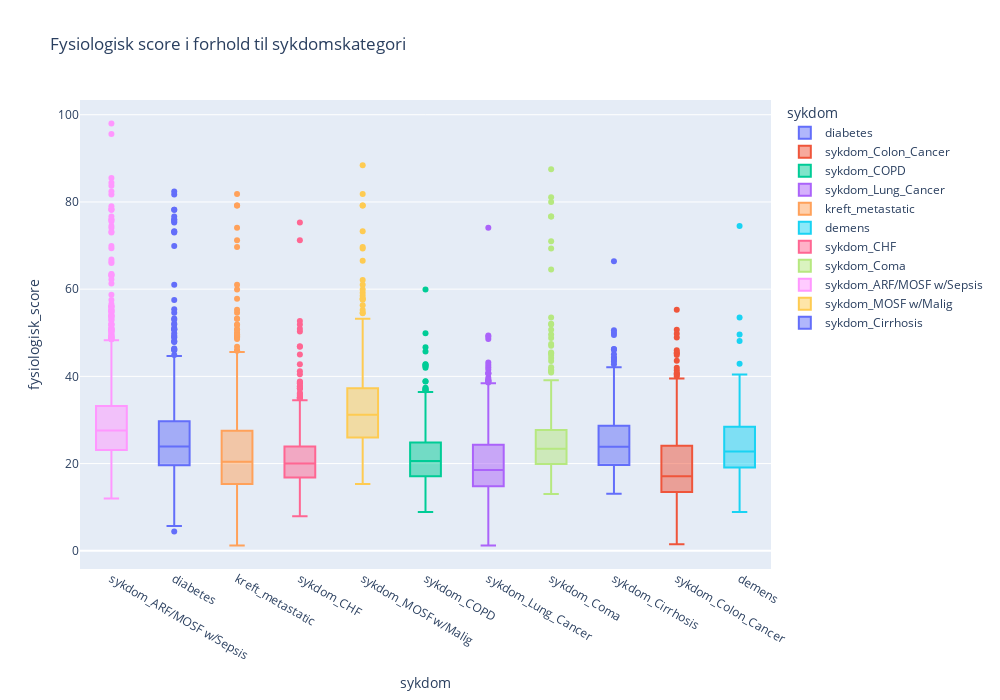

The code cell stored with this chart in its notebook:
### Markdown cell above
#### 3.1.5 Fysiologisk score for hver sykdomskategori

### Code cell
disease_cols = { 
       'kreft_metastatic', 'kreft_yes', 'sykdom_ARF/MOSF w/Sepsis',
       'sykdom_CHF', 'sykdom_COPD', 'sykdom_Cirrhosis', 'sykdom_Colon_Cancer',
       'sykdom_Coma', 'sykdom_Lung_Cancer', 'sykdom_MOSF w/Malig', 'diabetes', 
       'demens'
}
disease_cols = [col for col in disease_cols if col in train_df.columns]

disease_melted = pd.melt(train_df, 
                         id_vars=['fysiologisk_score'], 
                         value_vars=disease_cols,
                         var_name='sykdom',
                         value_name='har_sykdom'
)
disease_melted = disease_melted[disease_melted['har_sykdom'] == True]

fig = px.box(disease_melted, 
             x='sykdom', 
             y='fysiologisk_score',
             color='sykdom',
             title='Fysiologisk score i forhold til sykdomskategori',
             labels={'Fysiologisk score': 'Fysiologisk score', 'sykdom':'sykdom'},
             width=1000,
             height=700
)
fig.update_layout(xaxis={'categoryorder':'total descending'})

### Figure 1 — Plotly figure (JSON) as saved in the notebook; plotly's stock layout.template omitted (floating-point values rounded to 4 significant figures; data arrays with more than 128 entries replaced by an {"elided": "..."} marker saying what was removed)
{"data": [{"alignmentgroup": "True", "hovertemplate": "sykdom=%{x}<br>fysiologisk_score=%{y}<extra></extra>", "legendgroup": "diabetes", "marker": {"color": "#636efa"}, "name": "diabetes", "notched": false, "offsetgroup": "diabetes", "orientation": "v", "showlegend": true, "type": "box", "x": {"elided": "1071 str values"}, "x0": " ", "xaxis": "x", "y": {"elided": "1071 float values"}, "y0": " ", "yaxis": "y"}, {"alignmentgroup": "True", "hovertemplate": "sykdom=%{x}<br>fysiologisk_score=%{y}<extra></extra>", "legendgroup": "sykdom_Colon_Cancer", "marker": {"color": "#EF553B"}, "name": "sykdom_Colon_Cancer", "notched": false, "offsetgroup": "sykdom_Colon_Cancer", "orientation": "v", "showlegend": true, "type": "box", "x": {"elided": "299 str values"}, "x0": " ", "xaxis": "x", "y": {"elided": "299 float values"}, "y0": " ", "yaxis": "y"}, {"alignmentgroup": "True", "hovertemplate": "sykdom=%{x}<br>fysiologisk_score=%{y}<extra></extra>", "legendgroup": "sykdom_COPD", "marker": {"color": "#00cc96"}, "name": "sykdom_COPD", "notched": false, "offsetgroup": "sykdom_COPD", "orientation": "v", "showlegend": true, "type": "box", "x": {"elided": "584 str values"}, "x0": " ", "xaxis": "x", "y": {"elided": "584 float values"}, "y0": " ", "yaxis": "y"}, {"alignmentgroup": "True", "hovertemplate": "sykdom=%{x}<br>fysiologisk_score=%{y}<extra></extra>", "legendgroup": "sykdom_Lung_Cancer", "marker": {"color": "#ab63fa"}, "name": "sykdom_Lung_Cancer", "notched": false, "offsetgroup": "sykdom_Lung_Cancer", "orientation": "v", "showlegend": true, "type": "box", "x": {"elided": "542 str values"}, "x0": " ", "xaxis": "x", "y": {"elided": "542 float values"}, "y0": " ", "yaxis": "y"}, {"alignmentgroup": "True", "hovertemplate": "sykdom=%{x}<br>fysiologisk_score=%{y}<extra></extra>", "legendgroup": "kreft_metastatic", "marker": {"color": "#FFA15A"}, "name": "kreft_metastatic", "notched": false, "offsetgroup": "kreft_metastatic", "orientation": "v", "showlegend": true, "type": "box", "x": {"elided": "1102 str values"}, "x0": " ", "xaxis": "x", "y": {"elided": "1102 float values"}, "y0": " ", "yaxis": "y"}, {"alignmentgroup": "True", "hovertemplate": "sykdom=%{x}<br>fysiologisk_score=%{y}<extra></extra>", "legendgroup": "demens", "marker": {"color": "#19d3f3"}, "name": "demens", "notched": false, "offsetgroup": "demens", "orientation": "v", "showlegend": true, "type": "box", "x": {"elided": "173 str values"}, "x0": " ", "xaxis": "x", "y": {"elided": "173 float values"}, "y0": " ", "yaxis": "y"}, {"alignmentgroup": "True", "hovertemplate": "sykdom=%{x}<br>fysiologisk_score=%{y}<extra></extra>", "legendgroup": "sykdom_CHF", "marker": {"color": "#FF6692"}, "name": "sykdom_CHF", "notched": false, "offsetgroup": "sykdom_CHF", "orientation": "v", "showlegend": true, "type": "box", "x": {"elided": "854 str values"}, "x0": " ", "xaxis": "x", "y": {"elided": "854 float values"}, "y0": " ", "yaxis": "y"}, {"alignmentgroup": "True", "hovertemplate": "sykdom=%{x}<br>fysiologisk_score=%{y}<extra></extra>", "legendgroup": "sykdom_Coma", "marker": {"color": "#B6E880"}, "name": "sykdom_Coma", "notched": false, "offsetgroup": "sykdom_Coma", "orientation": "v", "showlegend": true, "type": "box", "x": {"elided": "358 str values"}, "x0": " ", "xaxis": "x", "y": {"elided": "358 float values"}, "y0": " ", "yaxis": "y"}, {"alignmentgroup": "True", "hovertemplate": "sykdom=%{x}<br>fysiologisk_score=%{y}<extra></extra>", "legendgroup": "sykdom_ARF/MOSF w/Sepsis", "marker": {"color": "#FF97FF"}, "name": "sykdom_ARF/MOSF w/Sepsis", "notched": false, "offsetgroup": "sykdom_ARF/MOSF w/Sepsis", "orientation": "v", "showlegend": true, "type": "box", "x": {"elided": "2085 str values"}, "x0": " ", "xaxis": "x", "y": {"elided": "2085 float values"}, "y0": " ", "yaxis": "y"}, {"alignmentgroup": "True", "hovertemplate": "sykdom=%{x}<br>fysiologisk_score=%{y}<extra></extra>", "legendgroup": "sykdom_MOSF w/Malig", "marker": {"color": "#FECB52"}, "name": "sykdom_MOSF w/Malig", "notched": false, "offsetgroup": "sykdom_MOSF w/Malig", "orientation": "v", "showlegend": true, "type": "box", "x": {"elided": "431 str values"}, "x0": " ", "xaxis": "x", "y": {"elided": "431 float values"}, "y0": " ", "yaxis": "y"}, {"alignmentgroup": "True", "hovertemplate": "sykdom=%{x}<br>fysiologisk_score=%{y}<extra></extra>", "legendgroup": "sykdom_Cirrhosis", "marker": {"color": "#636efa"}, "name": "sykdom_Cirrhosis", "notched": false, "offsetgroup": "sykdom_Cirrhosis", "orientation": "v", "showlegend": true, "type": "box", "x": {"elided": "262 str values"}, "x0": " ", "xaxis": "x", "y": {"elided": "262 float values"}, "y0": " ", "yaxis": "y"}], "layout": {"boxmode": "overlay", "height": 700, "legend": {"title": {"text": "sykdom"}, "tracegroupgap": 0}, "title": {"text": "Fysiologisk score i forhold til sykdomskategori"}, "width": 1000, "xaxis": {"anchor": "y", "categoryarray": ["diabetes", "sykdom_Colon_Cancer", "sykdom_COPD", "sykdom_Lung_Cancer", "kreft_metastatic", "demens", "sykdom_CHF", "sykdom_Coma", "sykdom_ARF/MOSF w/Sepsis", "sykdom_MOSF w/Malig", "sykdom_Cirrhosis"], "categoryorder": "total descending", "domain": [0, 1], "title": {"text": "sykdom"}}, "yaxis": {"anchor": "x", "domain": [0, 1], "title": {"text": "fysiologisk_score"}}}}
